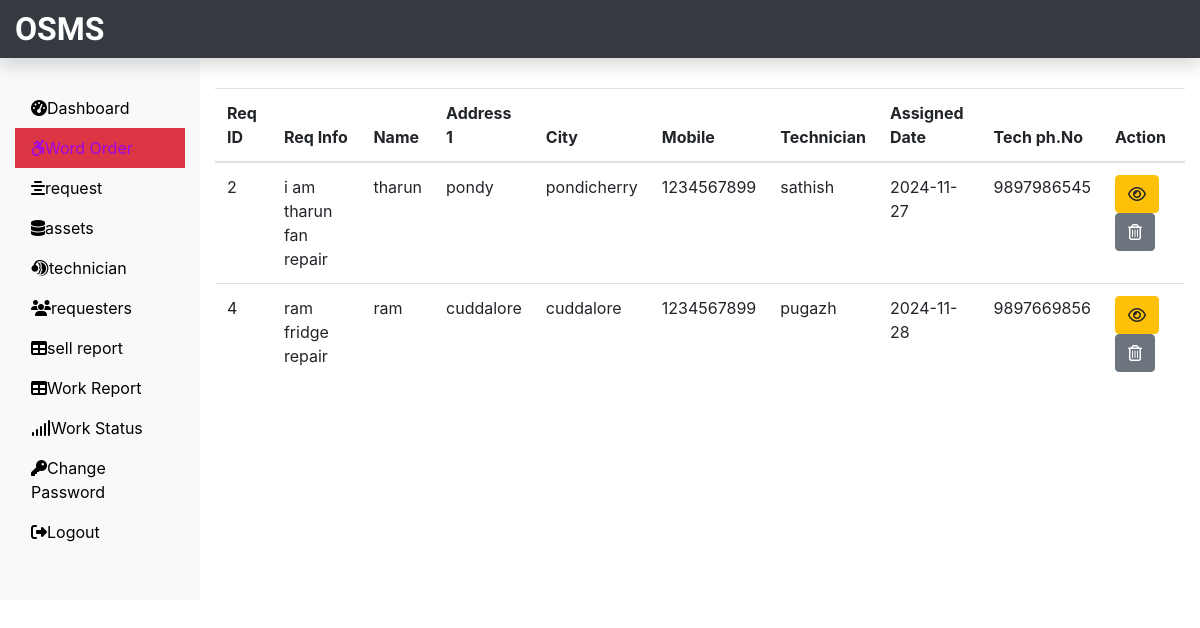
Page /Admin/work.php (signed in) on the committed database.
### tables this page shows
CREATE TABLE `assignwork_tb` (
  `rno` int(11) NOT NULL,
  `request_id` int(11) NOT NULL,
  `request_info` text NOT NULL,
  `request_desc` text NOT NULL,
  `requester_name` varchar(60) NOT NULL,
  `requester_add1` text NOT NULL,
  `requester_add2` text NOT NULL,
  `requester_city` varchar(60) NOT NULL,
  `requester_state` varchar(60) NOT NULL,
  `requester_zip` int(11) NOT NULL,
  `requester_email` varchar(60) NOT NULL,
  `requester_mobile` bigint(20) NOT NULL,
  `assign_tech` varchar(60) NOT NULL,
  `assign_date` date NOT NULL,
  `tech_ph` bigint(20) NOT NULL
);

### Admin/work.php (the view, shortened to what this page needs)
<?php
include('../dbConnection.php');
include('includes/header.php');
?>
<div  class="col-sm-9 col-md-10 mt-5">
    <?php
    $sql="SELECT * FROM assignwork_tb";
    $result =$conn->query($sql);
    if($result->num_rows>0)
    {
        echo '<table class="table">';
        echo '<thead>';
         echo '<tr>';
          echo '<th scope="col">Req ID</th>';
          echo '<th scope="col">Req Info</th>';
          echo '<th scope="col">Name</th>';
          echo '<th scope="col">Address 1</th>';
          echo '<th scope="col">City</th>';
          echo '<th scope="col">Mobile</th>';
          echo '<th scope="col">Technician</th>';
          echo '<th scope="col">Assigned Date</th>';
          echo '<th scope="col">Tech ph.No</th>';
          echo '<th scope="col">Action</th>';
         echo '</tr>';
        echo '</thead>';
        echo '<tbody>';
         while ($row = $result->fetch_assoc()){
          echo '<tr>';
           echo '<td>'.$row['request_id'].'</td>';
           echo '<td>'.$row['request_info'].'</td>';
           echo '<td>'.$row['requester_name'].'</td>';
           echo '<td>'.$row['requester_add2'].'</td>';
           echo '<td>'.$row['requester_city'].'</td>';
           echo '<td>'.$row['requester_mobile'].'</td>';
           echo '<td>'.$row['assign_tech'].'</td>';
           echo '<td>'.$row['assign_date'].'</td>';
           echo '<td>'.$row['tech_ph'].'</td>';
           echo '<td>';
           echo '<form action="viewassignwork.php" method="POST" class="d-inline mr-2">';
           echo '<input type="hidden" name="id" value='.$row['request_id'].'><button class="btn btn-warning" name="view" value="View" type="submit"><i class="far fa-eye"></i></button>';
          echo '</form>';
          echo '<form action="" method="POST" class="d-inline" onsubmit="return confirmDelete();">';
          echo '<button class="btn btn-secondary" name="delete" value="Delete" type="submit"><i class="far fa-trash-alt"></i></button>';
          echo '</form>';
         echo '</td>';
        echo '</tr>';
         }
        echo '</tbody>';
       echo '</table>';
    }else{
        echo '0 Result';
       }
?>
</div>
<?php include('includes/footer.php')?>

### rows in the picture
assignwork_tb: request "2", request_info "i am tharun fan repair", requester_name "tharun", requester_add2 "pondy", requester_city "pondicherry", requester_mobile "1234567899", assign_tech "sathish", assign_date "2024-11-27", tech_ph "9897986545"
assignwork_tb: request "4", request_info "ram fridge repair", requester_name "ram", requester_add2 "cuddalore", requester_city "cuddalore", requester_mobile "1234567899", assign_tech "pugazh", assign_date "2024-11-28", tech_ph "9897669856"
